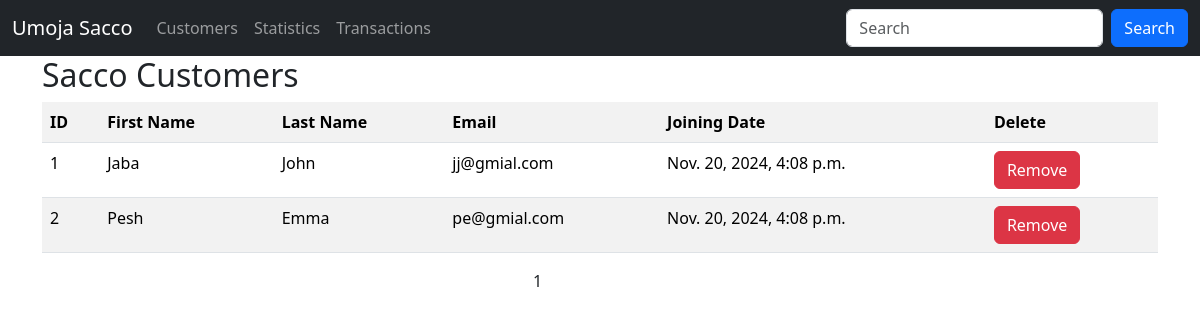
/, run on an earlier commit of the app's database.
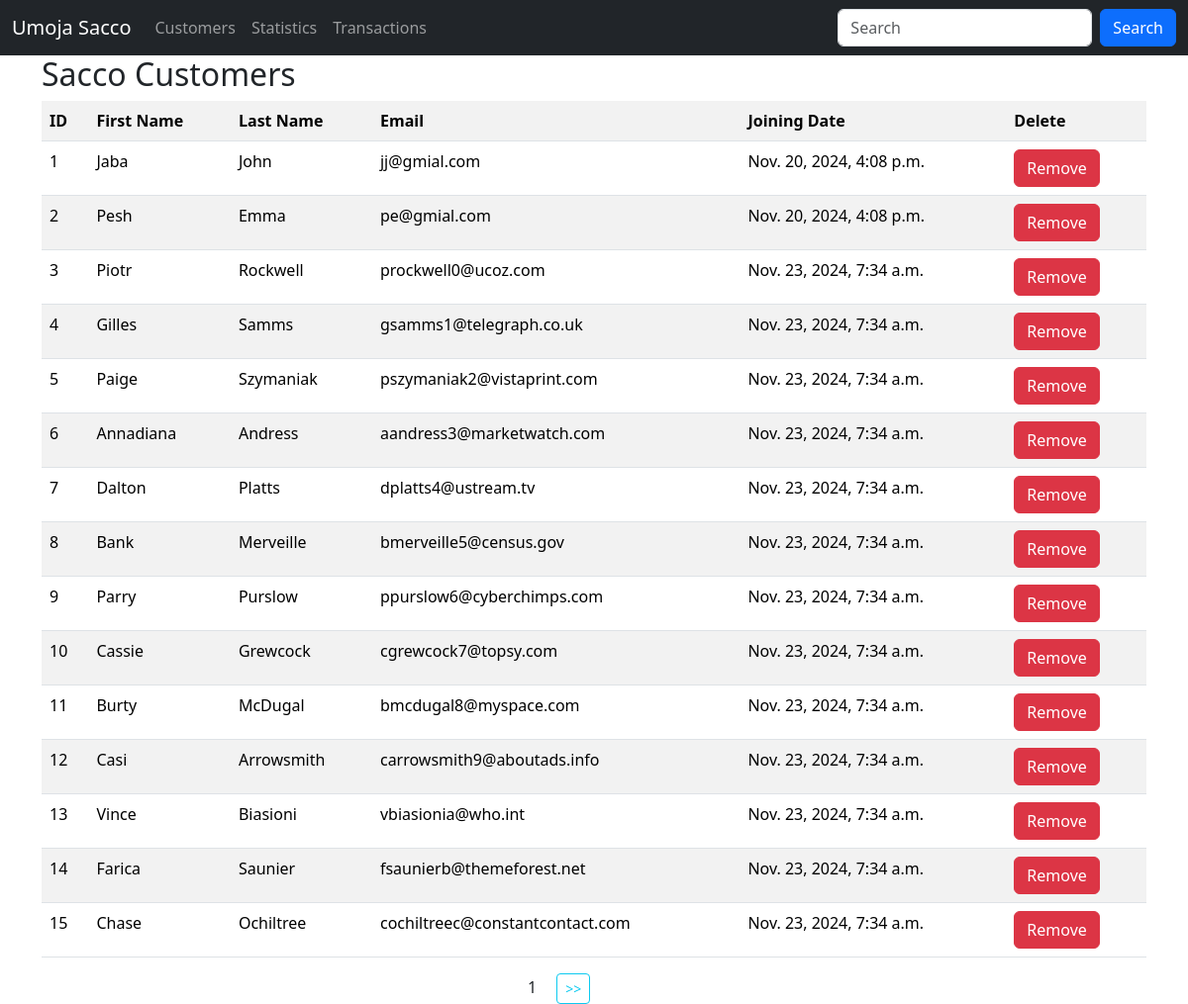
And on a later commit of the database.
### sacco/models.py (models this page shows, shortened)
class Customer(models.Model):
    first_name = models.CharField(max_length=60)
    last_name = models.CharField(max_length=60)
    email = models.EmailField(unique=True)
    dob = models.DateField()
    gender = models.CharField(max_length=11)
    weight = models.IntegerField(default=0)
    created_at = models.DateTimeField(auto_now_add=True)
    updated_at = models.DateField(auto_now=True)
    class Meta:
        db_table = 'customers'

### sacco/views.py (the view)
# urls.py: path('', views.customers, name='customers'),
def customers(request):
    data = Customer.objects.all().order_by('id').values() #ORM -- object relational matter select * from customers
    paginator = Paginator(data, 15)
    page_number = request.GET.get('page', 1)
    try:
        paginated_data = paginator.page(page_number)
    except PageNotAnInteger | EmptyPage:
        paginated_data = paginator.page(1)
    return render(request, 'customers.html', {"data": paginated_data})

### templates/customers.html (shortened to what this page needs)
{% extends 'layout.html' %}
{% block content %}
    <div class="container">
        <h2>Sacco Customers </h2>
        <table class="table table-striped">
            <tr>
                <th>ID</th>
                <th>First Name</th>
                <th>Last Name</th>
                <th>Email</th>
                <th>Joining Date</th>
                <th>Delete</th>
            </tr>
            {% for customer in data.object_list %}
                <tr>
                    <td>{{ customer.id }}</td>
                    <td>{{ customer.first_name }}</td>
                    <td>{{ customer.last_name }}</td>
                    <td>{{ customer.email }}</td>
                    <td>{{ customer.created_at }}</td>
                    <td>
                        <a class="btn btn-danger" href="{% url 'delete_customer' customer.id %}">Remove</a>
                    </td>
                </tr>
            {% empty %}
                <p>No customers in the sacco</p>
            {% endfor %}
        </table>
        <div class="row justify-content-center">
            <div class="col-sm-2">
                <span class="mx-3" >{{data.number}}</span>
                {% if data.has_next %}
                    <a class="btn btn-outline-info btn-sm" href="?page={{ data.next_page_number }}"> >> </a>
                {% endif %}
            </div>
        </div>
    </div>
{% endblock content %}

### templates/layout.html (shortened to what this page needs)
<!DOCTYPE html>
<html lang="en">
  <head>
    <link
      href="https://cdn.jsdelivr.net/npm/bootstrap@5.3.3/dist/css/bootstrap.min.css"
      rel="stylesheet"
    />
  </head>
  <body>
    <nav class="navbar navbar-expand-sm navbar-dark bg-dark">
      <div class="container-fluid">
        <a class="navbar-brand" href="">Umoja Sacco</a>
        <div class="collapse navbar-collapse" id="mynavbar">
          <ul class="navbar-nav me-auto">
            <li class="nav-item">
              <a class="nav-link" href="">Customers</a>
            </li>
            <li class="nav-item">
              <a class="nav-link" href="#">Statistics</a>
            </li>
            <li class="nav-item">
              <a class="nav-link" href="#">Transactions</a>
            </li>
          </ul>
          <form class="d-flex">
            <input class="form-control me-2" type="text" placeholder="Search" />
            <button class="btn btn-primary" type="button">Search</button>
          </form>
        </div>
      </div>
    </nav>
    {% block content %}
    {% endblock content %}
  </body>
</html>

What changed in the data, as far as the page shows it:
added Customer: id "3", first_name "Piotr", last_name "Rockwell", email "prockwell0@ucoz.com", created_at "Nov. 23, 2024, 7:34 a.m."
added Customer: id "4", first_name "Gilles", last_name "Samms", email "gsamms1@telegraph.co.uk", created_at "Nov. 23, 2024, 7:34 a.m."
added Customer: id "5", first_name "Paige", last_name "Szymaniak", email "pszymaniak2@vistaprint.com", created_at "Nov. 23, 2024, 7:34 a.m."
added Customer: id "6", first_name "Annadiana", last_name "Andress", email "aandress3@marketwatch.com", created_at "Nov. 23, 2024, 7:34 a.m."
added Customer: id "7", first_name "Dalton", last_name "Platts", email "dplatts4@ustream.tv", created_at "Nov. 23, 2024, 7:34 a.m."
added Customer: id "8", first_name "Bank", last_name "Merveille", email "bmerveille5@census.gov", created_at "Nov. 23, 2024, 7:34 a.m."
added Customer: id "9", first_name "Parry", last_name "Purslow", email "ppurslow6@cyberchimps.com", created_at "Nov. 23, 2024, 7:34 a.m."
added Customer: id "10", first_name "Cassie", last_name "Grewcock", email "cgrewcock7@topsy.com", created_at "Nov. 23, 2024, 7:34 a.m."
added Customer: id "11", first_name "Burty", last_name "McDugal", email "bmcdugal8@myspace.com", created_at "Nov. 23, 2024, 7:34 a.m."
added Customer: id "12", first_name "Casi", last_name "Arrowsmith", email "carrowsmith9@aboutads.info", created_at "Nov. 23, 2024, 7:34 a.m."
added Customer: id "13", first_name "Vince", last_name "Biasioni", email "vbiasionia@who.int", created_at "Nov. 23, 2024, 7:34 a.m."
added Customer: id "14", first_name "Farica", last_name "Saunier", email "fsaunierb@themeforest.net", created_at "Nov. 23, 2024, 7:34 a.m."
added Customer: id "15", first_name "Chase", last_name "Ochiltree", email "cochiltreec@constantcontact.com", created_at "Nov. 23, 2024, 7:34 a.m."
